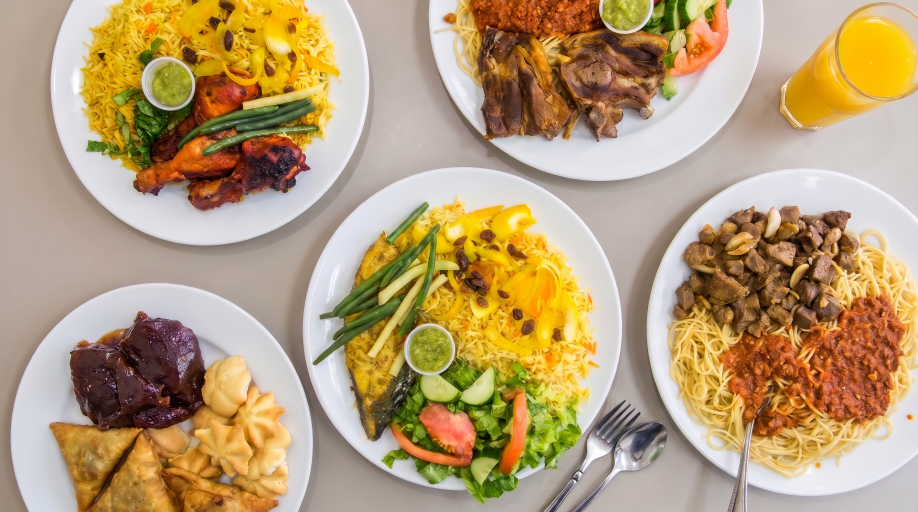
#> input picture upload/Somali_feast_commercial_menu_pho…_26f68eec_2K.jpg_f6a8616d_2K.jpg, 2752 x 1536 px, found by its file name (shown at 1/3 size)
$ python contact_sheet.py
#> lines starting #> are read from the running program, lines starting #| are printed output that depends on the picture
#!/usr/bin/env python3
"""Build a contact sheet of the 8 uploaded images for visual review."""
from PIL import Image, ImageOps, ImageDraw
import os

SRC = "/home/z/my-project/upload"
files = [
    "Somali_feast_commercial_menu_pho…_26f68eec_2K.jpg_f6a8616d_2K.jpg",
    "Roasted_goat_and_rice_platter_644b1f2d_2K.jpg",
    "Chicken_and_rice_dish_4ccde9dd_2K.jpg",
    "Pasta_and_tandoori_chicken_dish_b819fc7b_2K.jpg",
    "Somali_sweet_crepes_on_plate_5e1a3f05_2K.jpg",
    "Sambusas_and_chili_sauce_on_0b16206c_2K.jpg",
    "Somali_Hilwa_and_pastry_platter_e249d36e_2K.jpg",
    "Somali_spiced_milk_tea_mug_aeb89120_2K.jpg",
]

TILE_W, TILE_H = 440, 550
LABEL_H = 34
COLS, ROWS = 4, 2
sheet = Image.new("RGB", (COLS * TILE_W, ROWS * (TILE_H + LABEL_H)), "#dddddd")
#> sheet: PIL image 1760x1168 RGB; every value is 221
draw = ImageDraw.Draw(sheet)

for idx, fn in enumerate(files):
    im = Image.open(os.path.join(SRC, fn))
#> im is the input picture: PIL image 2752x1536 RGB; mean R, G, B 183.2, 157.5, 118.1
    im = ImageOps.exif_transpose(im).convert("RGB")
    orig_w, orig_h = im.size
#> orig_w = 2752; orig_h = 1536
    # fit whole image into tile (letterbox) so we can judge composition
    scale = min(TILE_W / orig_w, TILE_H / orig_h)
#> scale = 0.16
    tw, th = int(orig_w * scale), int(orig_h * scale)
#> tw = 440; th = 245
    small = im.resize((tw, th), Image.LANCZOS)
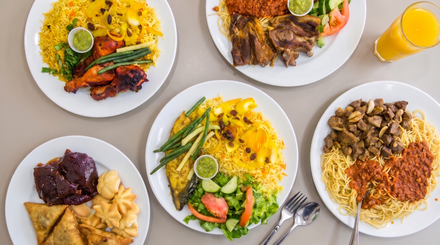
#> small: PIL image 440x245 RGB; mean R, G, B 183.2, 157.5, 118.1
    col, row = idx % COLS, idx // COLS
    x0, y0 = col * TILE_W, row * (TILE_H + LABEL_H)
    sheet.paste(small, (x0 + (TILE_W - tw) // 2, y0 + (TILE_H - th) // 2))
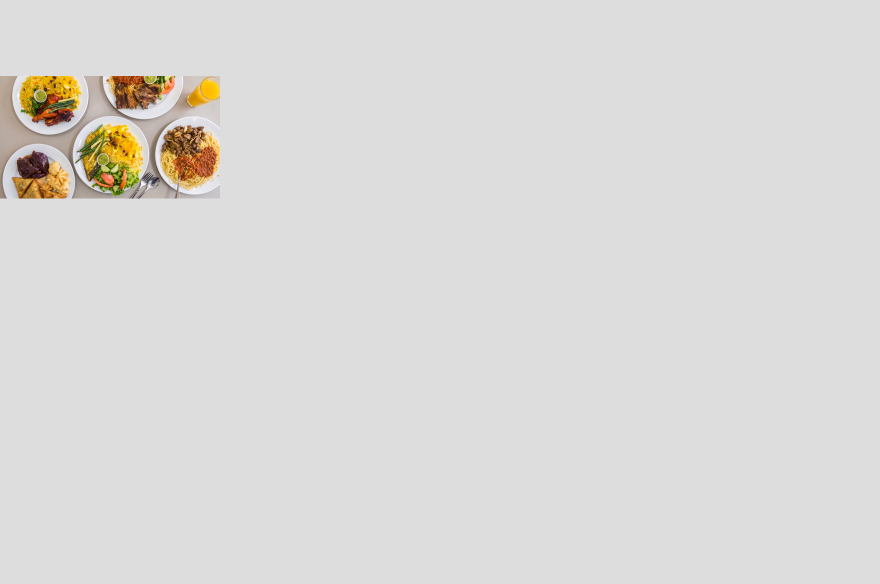
#> sheet: PIL image 1760x1168 RGB (shown at 1/2 size); mean R, G, B 219, 217.7, 215.6
    tag = f"{idx+1}: {fn[:34]} ({orig_w}x{orig_h})"
    draw.text((x0 + 8, y0 + TILE_H + 8), tag, fill="#000000")
    print(f"{idx+1}. {fn}  -> {orig_w}x{orig_h}  ratio {orig_w/orig_h:.2f}")
#| 1. Somali_feast_commercial_menu_pho…_26f68eec_2K.jpg_f6a8616d_2K.jpg  -> 2752x1536  ratio 1.79
#> pass 2 of the loop `for idx, fn in enumerate(files):`:
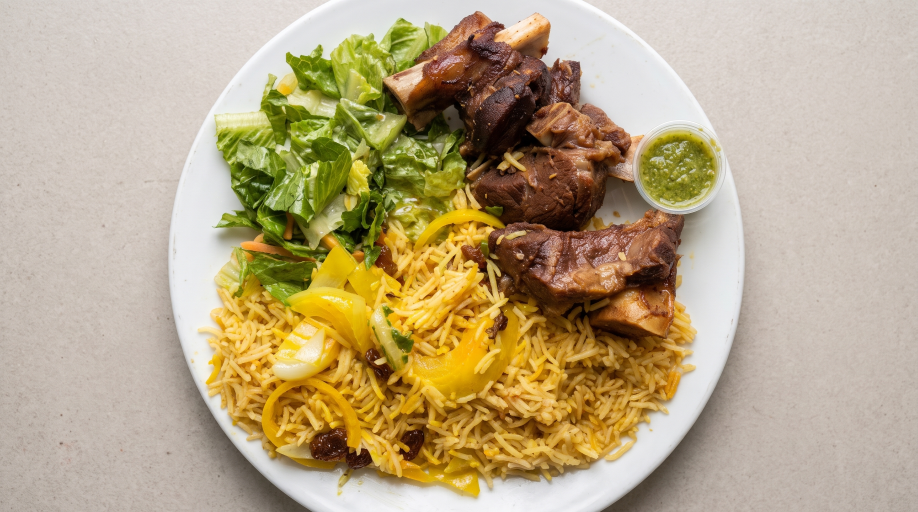
#> input picture upload/Roasted_goat_and_rice_platter_644b1f2d_2K.jpg, 2752 x 1536 px, found by its file name (shown at 1/3 size)
#> im is the input picture: PIL image 2752x1536 RGB; mean R, G, B 184.8, 167.1, 132.9
#> `small = im.resize((tw, th), Image.LANCZOS)`:
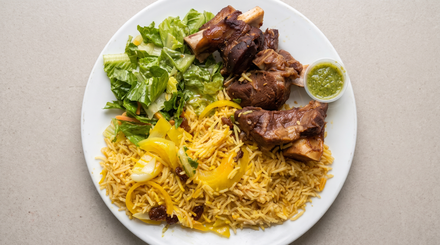
#> small: PIL image 440x245 RGB; mean R, G, B 184.8, 167.1, 132.9
#> `sheet.paste(small, (x0 + (TILE_W - tw) // 2, y0 + (TILE_H - th) // 2))`:
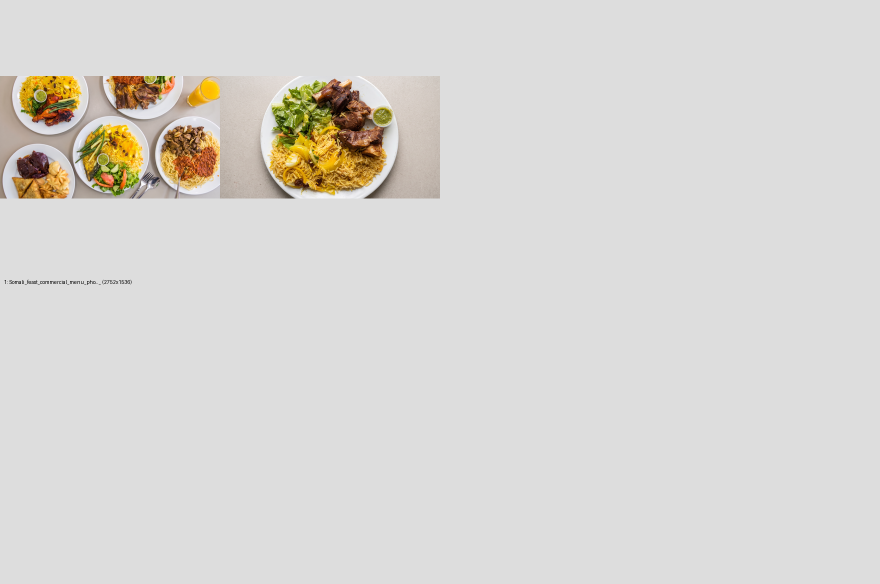
#> sheet: PIL image 1760x1168 RGB (shown at 1/2 size); mean R, G, B 217.1, 214.8, 210.9
#| 2. Roasted_goat_and_rice_platter_644b1f2d_2K.jpg  -> 2752x1536  ratio 1.79
#> pass 3 of the loop `for idx, fn in enumerate(files):`:
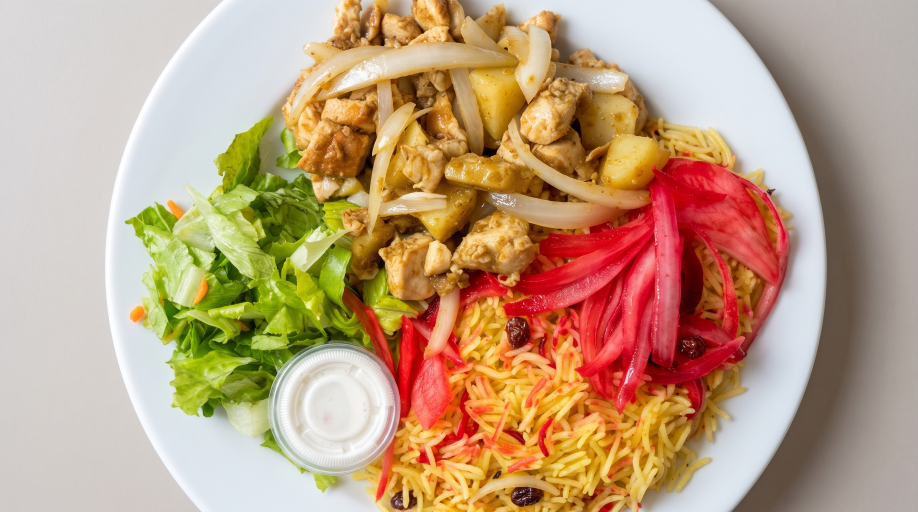
#> input picture upload/Chicken_and_rice_dish_4ccde9dd_2K.jpg, 2752 x 1536 px, found by its file name (shown at 1/3 size)
#> im is the input picture: PIL image 2752x1536 RGB; mean R, G, B 190.6, 159, 127.4
#> `small = im.resize((tw, th), Image.LANCZOS)`:
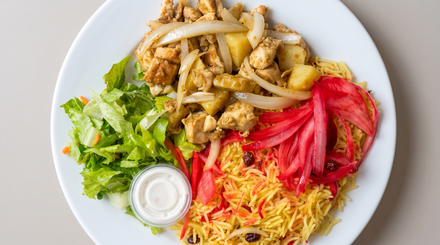
#> small: PIL image 440x245 RGB; mean R, G, B 190.6, 159, 127.5
#> `sheet.paste(small, (x0 + (TILE_W - tw) // 2, y0 + (TILE_H - th) // 2))`:
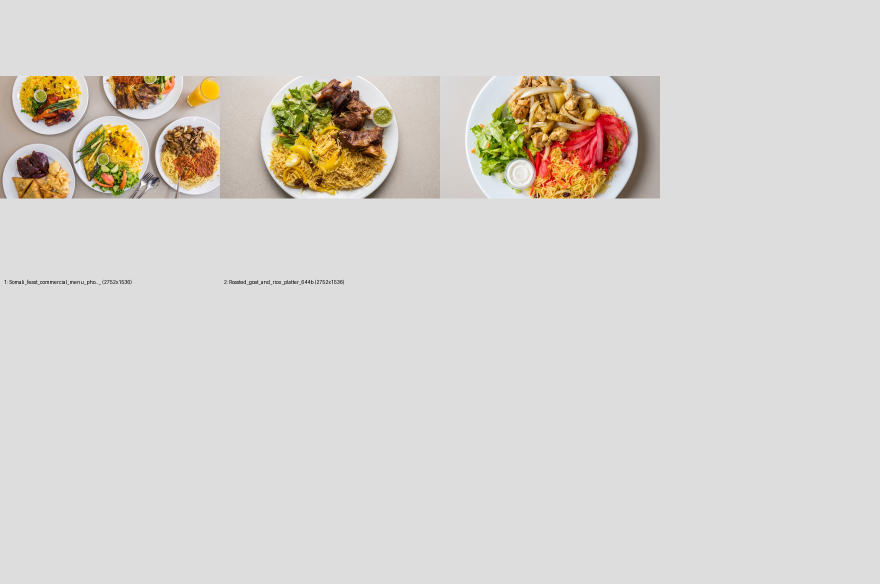
#> sheet: PIL image 1760x1168 RGB (shown at 1/2 size); mean R, G, B 215.4, 211.5, 206
#| 3. Chicken_and_rice_dish_4ccde9dd_2K.jpg  -> 2752x1536  ratio 1.79
#> (the run stopped early here; a loop or call above may not have finished)
